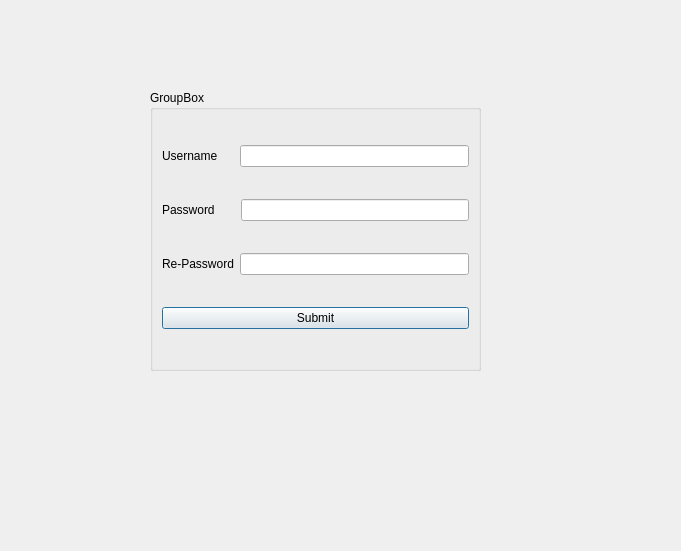
<?xml version="1.0" encoding="UTF-8"?>
<ui version="4.0">
 <class>registerform</class>
 <widget class="QDialog" name="registerform">
  <property name="geometry">
   <rect>
    <x>0</x>
    <y>0</y>
    <width>681</width>
    <height>551</height>
   </rect>
  </property>
  <property name="windowTitle">
   <string>Dialog</string>
  </property>
  <widget class="QGroupBox" name="groupBox">
   <property name="geometry">
    <rect>
     <x>150</x>
     <y>90</y>
     <width>331</width>
     <height>281</height>
    </rect>
   </property>
   <property name="title">
    <string>GroupBox</string>
   </property>
   <layout class="QGridLayout" name="gridLayout">
    <item row="0" column="0">
     <layout class="QHBoxLayout" name="horizontalLayout">
      <item>
       <widget class="QLabel" name="label">
        <property name="text">
         <string>Username     </string>
        </property>
       </widget>
      </item>
      <item>
       <widget class="QLineEdit" name="leRegisterUsername"/>
      </item>
     </layout>
    </item>
    <item row="2" column="0">
     <layout class="QHBoxLayout" name="horizontalLayout_3">
      <item>
       <widget class="QLabel" name="label_3">
        <property name="text">
         <string>Re-Password</string>
        </property>
       </widget>
      </item>
      <item>
       <widget class="QLineEdit" name="leRegisterRePassword"/>
      </item>
     </layout>
    </item>
    <item row="1" column="0">
     <layout class="QHBoxLayout" name="horizontalLayout_2">
      <item>
       <widget class="QLabel" name="label_2">
        <property name="text">
         <string>Password      </string>
        </property>
       </widget>
      </item>
      <item>
       <widget class="QLineEdit" name="leRegisterPassword"/>
      </item>
     </layout>
    </item>
    <item row="3" column="0">
     <widget class="QPushButton" name="btnRegisterSubmit">
      <property name="text">
       <string>Submit</string>
      </property>
     </widget>
    </item>
   </layout>
  </widget>
 </widget>
 <resources/>
 <connections/>
</ui>
